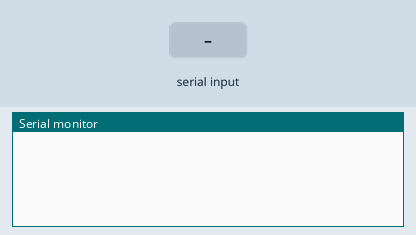
This sketch was run on a simulated Arduino Uno, built with avr-gcc and run on an emulated ATmega328P. On the bench: the last lines printed to the serial monitor. The inputs (shaded band) are chosen by the test bench.

Above: at 1.2 s.
1.3 s: "1\n" received over Serial
At 2.3 s:
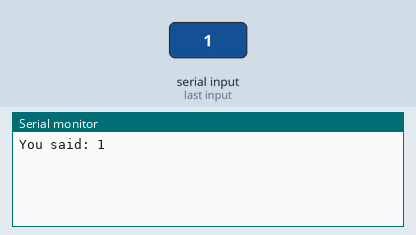
2.8 s: "1\n" received over the second serial link
At 3.4 s:
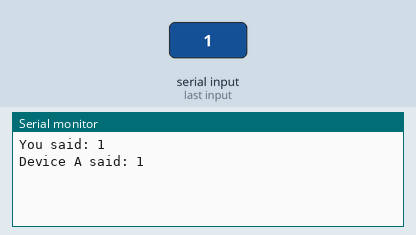
4.3 s: "0\n" received over Serial
At 4.6 s:
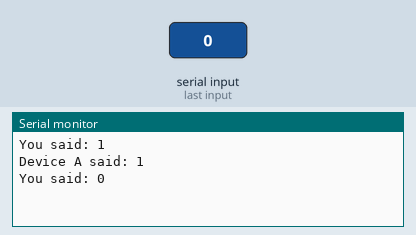
5.8 s: "0\n" received over the second serial link
At 6.9 s:
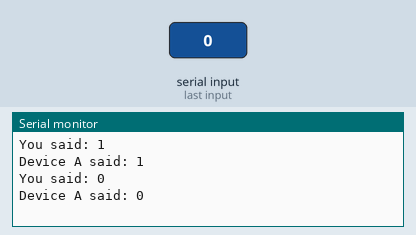

Measured:
- after the input at 1.3 s, the serial monitor: prints a new line at once (image 1)
- after the input at 2.8 s, the serial monitor: prints a new line at once (image 2)
- after the input at 4.3 s, the serial monitor: prints a new line at once (image 3)
- after the input at 5.8 s, the serial monitor: prints a new line at once (image 4)

The sketch:

Arduino_UNO___.ino
```cpp
#include <SoftwareSerial.h>
SoftwareSerial softSerial(10, 11);
String device_A_String = "";
String device_B_String = "";

void setup() {
	// put your setup code here, to run once:
	Serial.begin(9600);
	softSerial.begin(9600);
	softSerial.listen();
}

void loop() {
	// put your main code here, to run repeatedly:
	if (Serial.available()>0)
	{
		if (Serial.peek() != '\n')
		{
			device_B_String += (char)Serial.read();
		}
		else
		{
			Serial.read();
			Serial.print("You said: ");
			Serial.println(device_B_String);
			softSerial.println(device_B_String);
			device_B_String = "";
		}
	}

	if (softSerial.available()>0)
	{
		if (softSerial.peek() != '\n')
		{
			device_A_String += (char)softSerial.read();
		}
		else
		{
			softSerial.read();
			Serial.print("Device A said: ");
			Serial.println(device_A_String);
			device_A_String = "";
		}
	}
}
```
